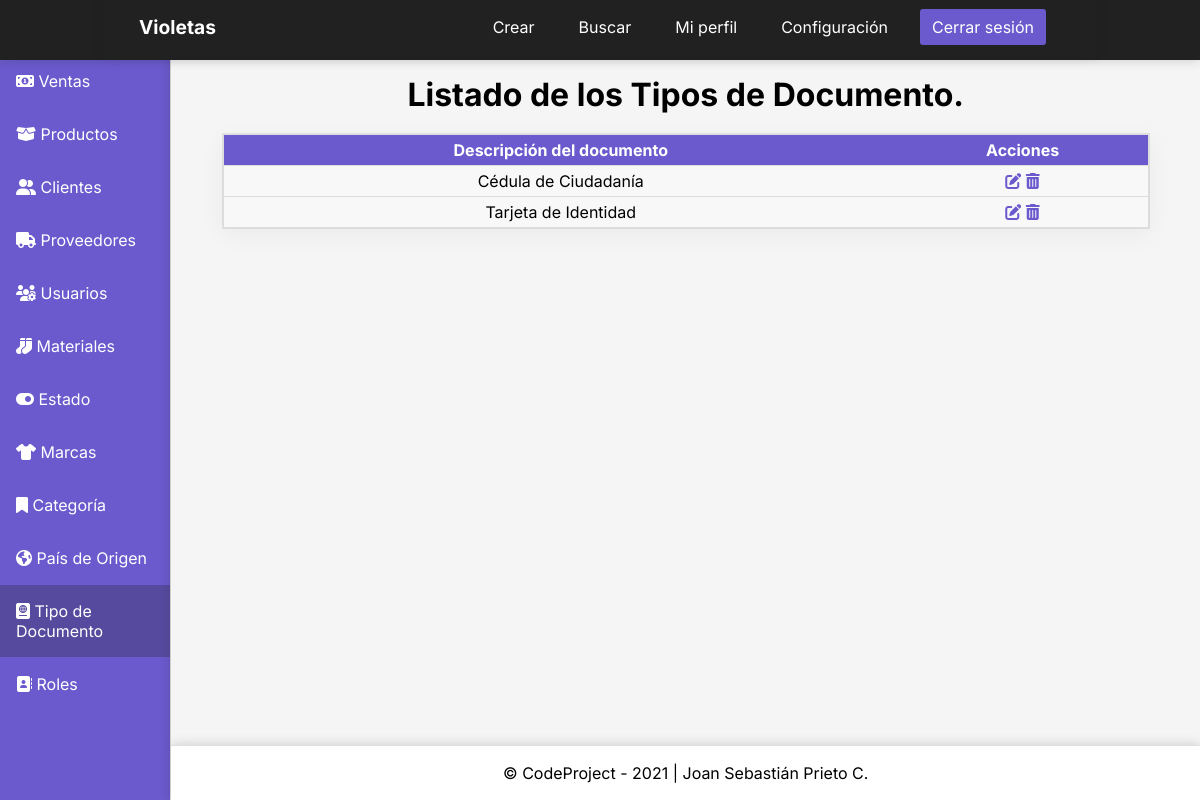
The app's page /dashboardtipodoc with its own data.
### InventoryApp/models.py (models this page shows, shortened)
class TipoDocumento(models.Model):
    DescripcionTipoDoc = models.CharField('Descripción del tipo de documento', max_length = 100)
    class Meta:
        verbose_name = 'Tipo de Documento'
        verbose_name_plural = 'Tipos de Documento'
        db_table = 'tipodoc'
        ordering = ['id']

### Project/views.py (the view)
# urls.py: path('dashboardtipodoc', views.dashboardtipodoc, name='dashtipodoc'), # Registro creado
def dashboardtipodoc(request):
    tipodoc = (TipoDocumento.objects.all()) # Creo variable que traiga todos los datos de la tabla TipoDoc.
    return render(request, 'dashboardtipodoc.html', {
        'tipodoc' : tipodoc
} )

### Templates/dashboardtipodoc.html (shortened to what this page needs)
{% load static %}
<!DOCTYPE html>
<html lang="en">
<head>
    <link rel="stylesheet" href="{% static 'CSS/stylesdashboard.css' %}">
</head>
<body>
    <div class="container">
        <header class="header">
            <nav class="nav">
                <a href="#" class="logo nav-link">Violetas</a>
                <ul class="nav-menu">
                    <li class="nav-menu-item"><a href="{% url 'createtipodoc' %}" class="nav-menu-link nav-link">Crear</a></li>
                    <li class="nav-menu-item"><a href="#" class="nav-menu-link nav-link">Buscar</a></li>
                    <li class="nav-menu-item"><a href="#" class="nav-menu-link nav-link">Mi perfil</a></li>
                    <li class="nav-menu-item"><a href="#" class="nav-menu-link nav-link">Configuración</a></li>
                    <li class="nav-menu-item"><a href="#" onclick="cerrarSesion()" class="nav-menu-link nav-link nav-link-sign-out">Cerrar sesión</a></li>
                </ul>
            </nav>
        </header>
        <div class="sidebar">
            <ul>
                <li><a href="{% url 'dashventas' %}">
                    <span class="icon"><i class="fas fa-money-bill-alt"></i></span>
                    <span class="title">Ventas</span>
                </a></li>
                <li><a href="{% url 'dashproductos' %}">
                    <span class="icon"><i class="fas fa-box-open"></i></span>
                    <span class="title">Productos</span>
                </a></li>
                <li><a href="{% url 'dashclientes' %}">
                    <span class="icon"><i class="fas fa-user-friends"></i></span>
                    <span class="title">Clientes</span>
                </a></li>
                <li><a href="{% url 'dashproveedores' %}">
                    <span class="icon"><i class="fas fa-truck"></i></span>
                    <span class="title">Proveedores</span>
                </a></li>
                <li><a href="{% url 'dashusuarios' %}">
                    <span class="icon"><i class="fas fa-users-cog"></i></span>
                    <span class="title">Usuarios</span>
                </a></li>
                <li><a href="{% url 'dashmateriales' %}">
                    <span class="icon"><i class="fas fa-socks"></i></span>
                    <span class="title">Materiales</span>
                </a></li>
                <li><a href="{% url 'dashestado' %}">
                    <span class="icon"><i class="fas fa-toggle-on"></i></span>
                    <span class="title">Estado</span>
                </a></li>
                <li><a href="{% url 'dashmarcas' %}">
                    <span class="icon"><i class="fas fa-tshirt"></i></span>
                    <span class="title">Marcas</span>
                </a></li>
                <li><a href="{% url 'dashcategoria' %}">
                    <span class="icon"><i class="fas fa-bookmark"></i></span>
                    <span class="title">Categoría</span>
                </a></li>
                <li><a href="{% url 'dashpais' %}">
                    <span class="icon"><i class="fas fa-globe-americas"></i></span>
                    <span class="title">País de Origen</span>
                </a></li>
                <li><a href="{% url 'dashtipodoc' %}" class="active">
                    <span class="icon"><i class="fas fa-passport"></i></span>
                    <span class="title">Tipo de Documento</span>
                </a></li>
                <li><a href="{% url 'dashroles' %}">
                    <span class="icon"><i class="fas fa-address-book"></i></span>
                    <span class="title">Roles</span>
                </a></li>
            </ul>
        </div>
        <main>
            <h1>Listado de los Tipos de Documento.</h1>
            <table class="table">
                <thead>
                    <tr>
                        <th>Descripción del documento</th>
                        <th>Acciones</th>
                    </tr>
                </thead>
                <tbody>
                    {% for tipodoc in tipodoc %}
                    <tr>
                        <td data-label="Tipo de documento">{{tipodoc.DescripcionTipoDoc}}</td>
                        <td data-label="Gestión">
                            <a href="{% url 'updatetipodoc' tipodoc.id %}"><i class="fas fa-edit"></i></a>
                            <a href="#" onclick="eliminarTipodoc({{ tipodoc.id }})"><i class="fas fa-trash-alt"></i></a>
                        </td>
                    </tr>
                    {% endfor %}
                </tbody>
            </table>
        </main>
        <footer><span class="copyleft">&copy; CodeProject - 2021 | Joan Sebastián Prieto C.</span></footer>
      </div>
</body>
</html>

### Static/CSS/stylesdashboard.css (style rules this page uses)
* { padding: 0; margin: 0; box-sizing: border-box; }
body { font-family: "Inter", sans-serif; }
.header { background-color: #212121; height: 60px; position: fixed; width: 100%; top: 0; left: 0; box-shadow: 0 0 11px rgba(33,33,33,.2); }
.nav { display: flex; justify-content: space-between; max-width: 992px; margin: 0 auto; box-shadow: 0 0 11px rgba(33,33,33,.2); }
.nav-link { color: #fff; text-decoration: none; }
.logo { font-size: 1.2rem; font-weight: bold; padding: 0 35px; line-height: 55px; color: #fff; }
nav { color: #fff; grid-area: nav; }
.nav-menu { display: flex; margin-right: 40px; list-style: none; }
.nav-menu-item { font-size: 1rem; margin: 0 10px; line-height: 55px; width: max-content; }
.nav-menu-link { padding: 8px 12px; border-radius: 3px; }
.nav-link-sign-out { color: #fff; background-color: #6a5acd; }
.container { display: grid; height: 100vh; grid-template-columns: 0.5fr 1fr 1fr 1fr; grid-template-rows: 0.2fr 1.5fr 1fr 0.2fr; grid-template-areas: "nav nav nav nav" "sidebar main main main" "sidebar main main main" "sidebar footer footer footer"; font-size: 1em; color: #000; }
main { background: #F5F5F5; grid-area: main; display: table; box-shadow: 0 0 11px rgba(33,33,33,.2); }
main h1 { font-size: 2rem; font-weight: bold; margin-top: 20px; text-align: center; }
.sidebar { background-color: #6a5acd; grid-area: sidebar; border-right: 1px solid #e0e0e0; overflow-y: auto; box-shadow: 0 0 11px rgba(33,33,33,.2); }
.sidebar ul li a:hover, .active { color: #fff; background-color: #21212146; transition: 0.5s; border: none; }
.sidebar ul li a { display: block; padding: 16px; margin-bottom: 1px; text-decoration: none; color: #fff; }
footer { background: #fff; grid-area: footer; border-top: 1px solid #e0e0e0; box-shadow: 0 0 11px rgba(33,33,33,.2); display: flex; align-items: center; justify-content: center; }
.table { width: 90%; margin: 0 auto; margin-top: 20px; border: 1px solid #ccc; border-collapse: collapse; padding: 0; box-shadow: rgba(0, 0, 0, 0.05) 0px 6px 24px 0px, rgba(0, 0, 0, 0.08) 0px 0px 0px 1px; }
.table tr { background-color: #f8f8f8; border: 1px solid #ddd; }
.table th, .table td { font-size: 1rem; padding: 5px; text-align: center; }
.table td { font-size: 1rem; text-align: center; }
.table thead th { background-color: #6a5acd; color: #fff; }
.table i { color: #6a5acd; }

### records on screen
TipoDocumento: DescripcionTipoDoc "Cédula de Ciudadanía"
TipoDocumento: DescripcionTipoDoc "Tarjeta de Identidad"
